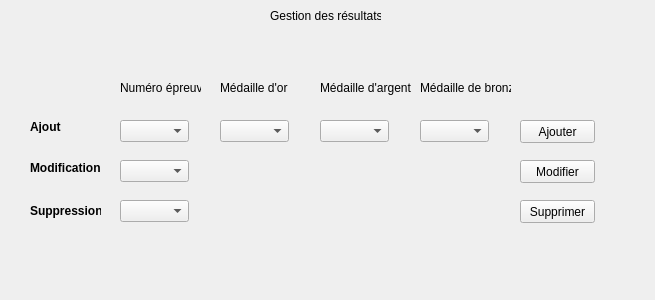
<?xml version="1.0" encoding="UTF-8"?>
<ui version="4.0">
 <class>fct_part3_2</class>
 <widget class="QWidget" name="fct_part3_2">
  <property name="geometry">
   <rect>
    <x>0</x>
    <y>0</y>
    <width>655</width>
    <height>300</height>
   </rect>
  </property>
  <property name="windowTitle">
   <string>Form</string>
  </property>
  <widget class="QLabel" name="label">
   <property name="geometry">
    <rect>
     <x>30</x>
     <y>200</y>
     <width>71</width>
     <height>21</height>
    </rect>
   </property>
   <property name="font">
    <font>
     <weight>75</weight>
     <bold>true</bold>
    </font>
   </property>
   <property name="text">
    <string>Suppression</string>
   </property>
  </widget>
  <widget class="QLabel" name="label_2">
   <property name="geometry">
    <rect>
     <x>30</x>
     <y>120</y>
     <width>47</width>
     <height>13</height>
    </rect>
   </property>
   <property name="font">
    <font>
     <weight>75</weight>
     <bold>true</bold>
    </font>
   </property>
   <property name="text">
    <string>Ajout</string>
   </property>
  </widget>
  <widget class="QLabel" name="label_3">
   <property name="geometry">
    <rect>
     <x>30</x>
     <y>160</y>
     <width>71</width>
     <height>16</height>
    </rect>
   </property>
   <property name="font">
    <font>
     <weight>75</weight>
     <bold>true</bold>
    </font>
   </property>
   <property name="text">
    <string>Modification</string>
   </property>
  </widget>
  <widget class="QComboBox" name="numEpAjout">
   <property name="geometry">
    <rect>
     <x>120</x>
     <y>120</y>
     <width>69</width>
     <height>22</height>
    </rect>
   </property>
  </widget>
  <widget class="QComboBox" name="orAjout">
   <property name="geometry">
    <rect>
     <x>220</x>
     <y>120</y>
     <width>69</width>
     <height>22</height>
    </rect>
   </property>
  </widget>
  <widget class="QComboBox" name="argentAjout">
   <property name="geometry">
    <rect>
     <x>320</x>
     <y>120</y>
     <width>69</width>
     <height>22</height>
    </rect>
   </property>
  </widget>
  <widget class="QComboBox" name="bronzeAjout">
   <property name="geometry">
    <rect>
     <x>420</x>
     <y>120</y>
     <width>69</width>
     <height>22</height>
    </rect>
   </property>
  </widget>
  <widget class="QLabel" name="label_4">
   <property name="geometry">
    <rect>
     <x>270</x>
     <y>-10</y>
     <width>111</width>
     <height>51</height>
    </rect>
   </property>
   <property name="text">
    <string>Gestion des résultats</string>
   </property>
  </widget>
  <widget class="QPushButton" name="ajouterButton">
   <property name="geometry">
    <rect>
     <x>520</x>
     <y>120</y>
     <width>75</width>
     <height>23</height>
    </rect>
   </property>
   <property name="text">
    <string>Ajouter</string>
   </property>
  </widget>
  <widget class="QPushButton" name="modifierBouton">
   <property name="geometry">
    <rect>
     <x>520</x>
     <y>160</y>
     <width>75</width>
     <height>23</height>
    </rect>
   </property>
   <property name="text">
    <string>Modifier</string>
   </property>
  </widget>
  <widget class="QPushButton" name="supprimerBouton">
   <property name="geometry">
    <rect>
     <x>520</x>
     <y>200</y>
     <width>75</width>
     <height>23</height>
    </rect>
   </property>
   <property name="text">
    <string>Supprimer</string>
   </property>
  </widget>
  <widget class="QComboBox" name="numEpModif">
   <property name="geometry">
    <rect>
     <x>120</x>
     <y>160</y>
     <width>69</width>
     <height>22</height>
    </rect>
   </property>
  </widget>
  <widget class="QComboBox" name="numEpSupp">
   <property name="geometry">
    <rect>
     <x>120</x>
     <y>200</y>
     <width>69</width>
     <height>22</height>
    </rect>
   </property>
  </widget>
  <widget class="QLabel" name="label_5">
   <property name="geometry">
    <rect>
     <x>120</x>
     <y>80</y>
     <width>81</width>
     <height>16</height>
    </rect>
   </property>
   <property name="text">
    <string>Numéro épreuve</string>
   </property>
  </widget>
  <widget class="QLabel" name="label_6">
   <property name="geometry">
    <rect>
     <x>220</x>
     <y>80</y>
     <width>81</width>
     <height>16</height>
    </rect>
   </property>
   <property name="text">
    <string>Médaille d'or</string>
   </property>
  </widget>
  <widget class="QLabel" name="label_7">
   <property name="geometry">
    <rect>
     <x>320</x>
     <y>80</y>
     <width>91</width>
     <height>16</height>
    </rect>
   </property>
   <property name="text">
    <string>Médaille d'argent</string>
   </property>
  </widget>
  <widget class="QLabel" name="label_8">
   <property name="geometry">
    <rect>
     <x>420</x>
     <y>80</y>
     <width>91</width>
     <height>16</height>
    </rect>
   </property>
   <property name="text">
    <string>Médaille de bronze</string>
   </property>
  </widget>
  <widget class="QLabel" name="label_fct_part3_2">
   <property name="geometry">
    <rect>
     <x>10</x>
     <y>250</y>
     <width>631</width>
     <height>31</height>
    </rect>
   </property>
   <property name="text">
    <string/>
   </property>
  </widget>
 </widget>
 <resources/>
 <connections>
  <connection>
   <sender>ajouterButton</sender>
   <signal>clicked()</signal>
   <receiver>fct_part3_2</receiver>
   <slot>ajouterRes()</slot>
   <hints>
    <hint type="sourcelabel">
     <x>557</x>
     <y>131</y>
    </hint>
    <hint type="destinationlabel">
     <x>327</x>
     <y>149</y>
    </hint>
   </hints>
  </connection>
  <connection>
   <sender>modifierBouton</sender>
   <signal>clicked()</signal>
   <receiver>fct_part3_2</receiver>
   <slot>ouvrirModifierRes()</slot>
   <hints>
    <hint type="sourcelabel">
     <x>557</x>
     <y>171</y>
    </hint>
    <hint type="destinationlabel">
     <x>327</x>
     <y>149</y>
    </hint>
   </hints>
  </connection>
  <connection>
   <sender>supprimerBouton</sender>
   <signal>clicked()</signal>
   <receiver>fct_part3_2</receiver>
   <slot>supprimerRes()</slot>
   <hints>
    <hint type="sourcelabel">
     <x>557</x>
     <y>211</y>
    </hint>
    <hint type="destinationlabel">
     <x>327</x>
     <y>149</y>
    </hint>
   </hints>
  </connection>
 </connections>
 <slots>
  <slot>ajouterRes()</slot>
  <slot>supprimerRes()</slot>
  <slot>ouvrirModifierRes()</slot>
 </slots>
</ui>
